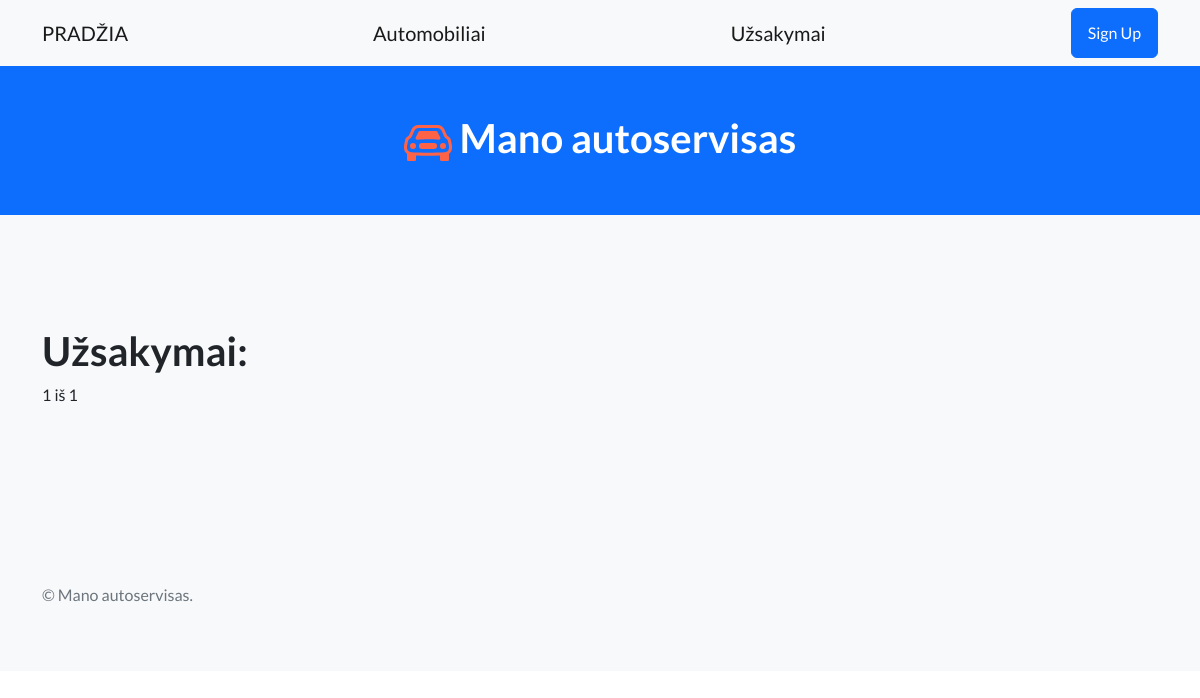
/orders/, run on an earlier commit of the app's database.
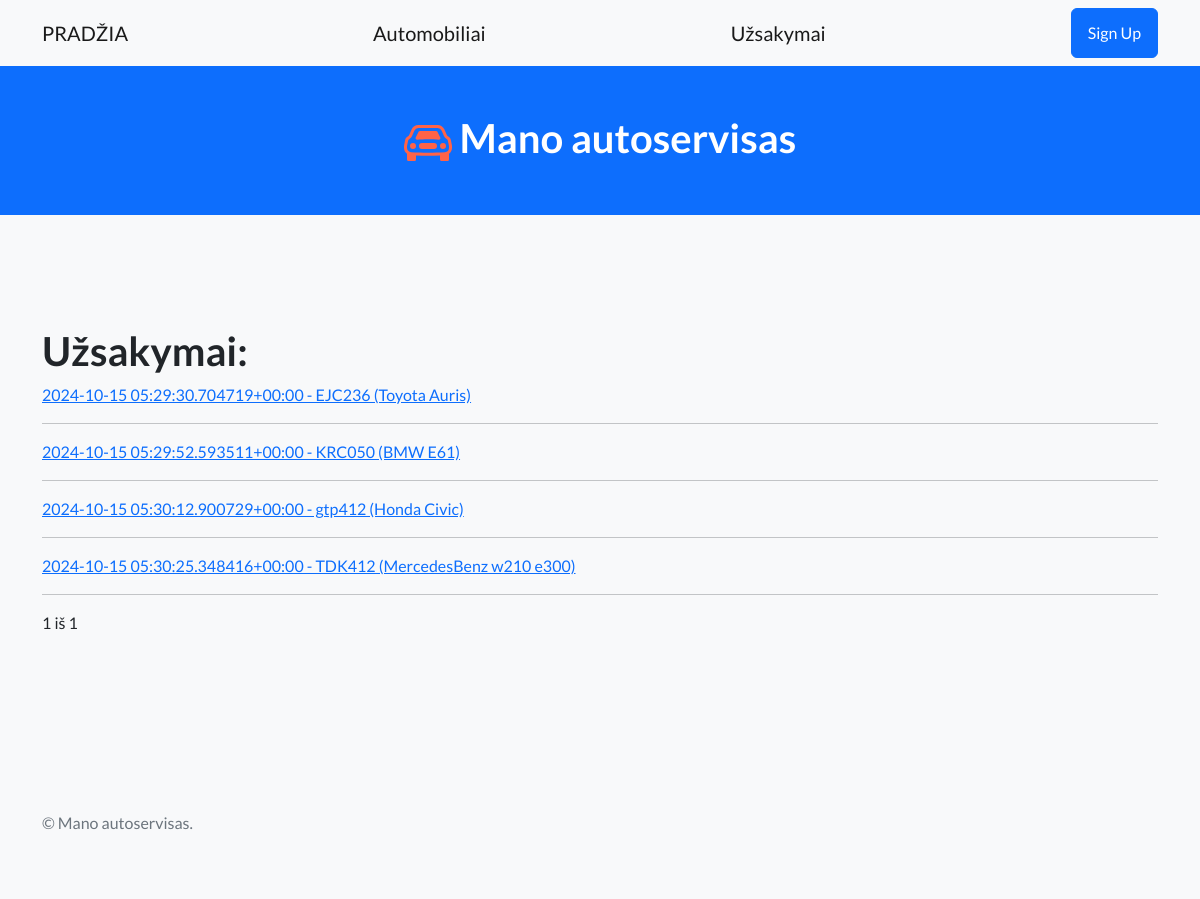
And on a later commit of the database.
### autoservice/models.py (models this page shows, shortened)
class Order(models.Model):
    date = models.DateTimeField(verbose_name="Data", auto_now_add=True)
    car = models.ForeignKey(to="Car", verbose_name="Automobilis", on_delete=models.CASCADE, related_name="orders")
    CHOICES = [
        ("a", "Administruojamas"),
        ("v", "Vykdomas"),
        ("i", "Įvykdytas"),
        ("p", "Atmestas"),
    ]
    status = models.CharField(verbose_name="Būsena", max_length=1, choices=CHOICES, default="a")
    def __str__(self):
        return f"{self.date} - {self.car}"
    class Meta:
        verbose_name = "Užsakymas"
        verbose_name_plural = "Užsakymai"

class Car(models.Model):
    plate = models.CharField(verbose_name="Valstybinis numeris", max_length=10)
    vin_code = models.CharField(verbose_name="VIN kodas", max_length=20)
    client_name = models.CharField(verbose_name="Klientas", max_length=50)
    car_model = models.ForeignKey(to="CarModel", verbose_name="Modelis", on_delete=models.SET_NULL, null=True,
                                  blank=True)
    def __str__(self):
        return f"{self.plate} ({self.car_model})"
    class Meta:
        verbose_name = "Automobilis"
        verbose_name_plural = "Automobiliai"

class CarModel(models.Model):
    make = models.CharField(verbose_name="Gamintojas", max_length=50)
    model = models.CharField(verbose_name="Modelis", max_length=100)
    def __str__(self):
        return f"{self.make} {self.model}"
    class Meta:
        verbose_name = "Modelis"
        verbose_name_plural = "Modeliai"

### autoservice/views.py (the view)
# urls.py: path("orders/", views.OrderListView.as_view(), name="orders"),
class OrderListView(ListView):
    model = Order
    template_name = "orders.html"
    context_object_name = "orders"
    paginate_by = 4

### autoservice/templates/orders.html (shortened to what this page needs)
{% extends 'base.html' %}
{% block 'content' %}
<h1>Užsakymai:</h1>
{% for order in orders %}
<a href="{{ order.pk }}"><p>{{ order }}</p></a>
<hr>
{% endfor %}
  <div class="pagination">
    <span class="step-links">
        <span class="current">
            {{ page_obj.number }} iš {{ page_obj.paginator.num_pages }}
        </span>
    </span>
</div>
{% endblock %}

What changed in the data, as far as the page shows it:
added Order: date+car "2024-10-15 05:29:30.704719+00:00 - EJC236 (Toyota Auris)"
added Order: date+car "2024-10-15 05:29:52.593511+00:00 - KRC050 (BMW E61)"
added Order: date+car "2024-10-15 05:30:12.900729+00:00 - gtp412 (Honda Civic)"
added Order: date+car "2024-10-15 05:30:25.348416+00:00 - TDK412 (MercedesBenz w210 e300)"
